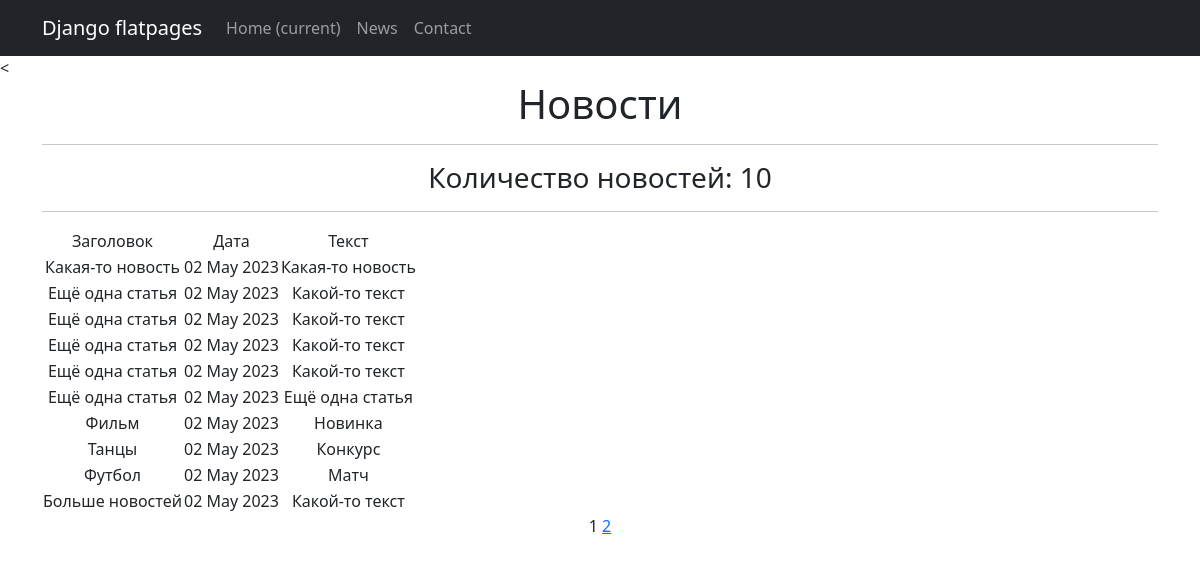
Page /news/ on the committed database.
### news/models.py (models this page shows, shortened)
class Post(models.Model):
    author = models.ForeignKey(Author, on_delete=models.CASCADE)
    NEWS = 'NW'
    ARTICLE = 'AR'
    CATEGORY_CHOICES = (
        (NEWS, 'Новость'),
        (ARTICLE, 'Статья'),
    )
    categoryType = models.CharField(max_length=2, choices=CATEGORY_CHOICES, default=ARTICLE)
    dateCreation = models.DateTimeField(auto_now_add=True)
    postCategory = models.ManyToManyField(Category, through='PostCategory')
    title = models.CharField(max_length=128)
    text = models.TextField()
    rating = models.SmallIntegerField(default=0)

### news/views.py (the view)
# urls.py: path('', PostList.as_view(), name='news_list'),
class PostList(ListView):
    model = Post
    ordering = '-dateCreation'
    template_name = 'news.html'
    context_object_name = 'news'
    paginate_by = 10

### news/templatetags/censor.py (called while the page is built)
@register.filter()
def censor(message: str):
    variants = ['bot', 'игры'] # непристойные выражения
    ln = len(variants)
    filtred_message = ''
    string = ''
    pattern = '*' # чем заменять непристойные выражения
    for i in message:
        string += i
        string2 = string.lower()
        flag = 0
        for j in variants:
            if not string2 in j:
                flag += 1
            if string2 == j:
                filtred_message += pattern * len(string)
                flag -= 1
                string = ''
        if flag == ln:
            filtred_message += string
            string = ''
    if string2 != '' and string2 not in variants:
        filtred_message += string
    elif string2 != '':
        filtred_message += pattern * len(string)
    return filtred_message

### templates/news.html (shortened to what this page needs)
{% extends 'flatpages/default.html' %}
{% load censor %}
{% block content %}
<h1>Новости</h1>
<hr>
   <h3>Количество новостей: {{ news|length }}</h3>
<hr>
   {% if news %}
       <table>
           <tr>
               <td>Заголовок</td>
               <td>Дата</td>
               <td>Текст</td>
           </tr>
           {% for new in news %}
           <tr>
               <td>{{ new.title|censor }}</td>
               <td>{{ new.dateCreation|date:'d M Y' }}</td>
               <td>{{ new.text|truncatechars:20|censor }}</td>
           </tr>
           {% endfor %}
       </table>
   {% else %}
       <h2>Новостей нет!</h2>
   {% endif %}
   {{ page_obj.number }}
   {% if page_obj.has_next %}
       <a href="?page={{ page_obj.next_page_number }}">{{ page_obj.next_page_number }}</a>
   {% endif %}
{% endblock content %}

### rows in the picture
Post: title|censor "Какая-то новость", dateCreation "02 May 2023", text|censor "Какая-то новость"
Post: title|censor "Ещё одна статья", dateCreation "02 May 2023", text|censor "Какой-то текст"
Post: title|censor "Ещё одна статья", dateCreation "02 May 2023", text|censor "Какой-то текст"
Post: title|censor "Ещё одна статья", dateCreation "02 May 2023", text|censor "Какой-то текст"
Post: title|censor "Ещё одна статья", dateCreation "02 May 2023", text|censor "Какой-то текст"
Post: title|censor "Ещё одна статья", dateCreation "02 May 2023", text|censor "Ещё одна статья"
Post: title|censor "Фильм", dateCreation "02 May 2023", text|censor "Новинка"
Post: title|censor "Танцы", dateCreation "02 May 2023", text|censor "Конкурс"
Post: title|censor "Футбол", dateCreation "02 May 2023", text|censor "Матч"
Post: title|censor "Больше новостей", dateCreation "02 May 2023", text|censor "Какой-то текст"

### other values in the picture
{{ news|length }} "10"
{{ page_obj.number }} "1"
{{ page_obj.next_page_number }} "2"
